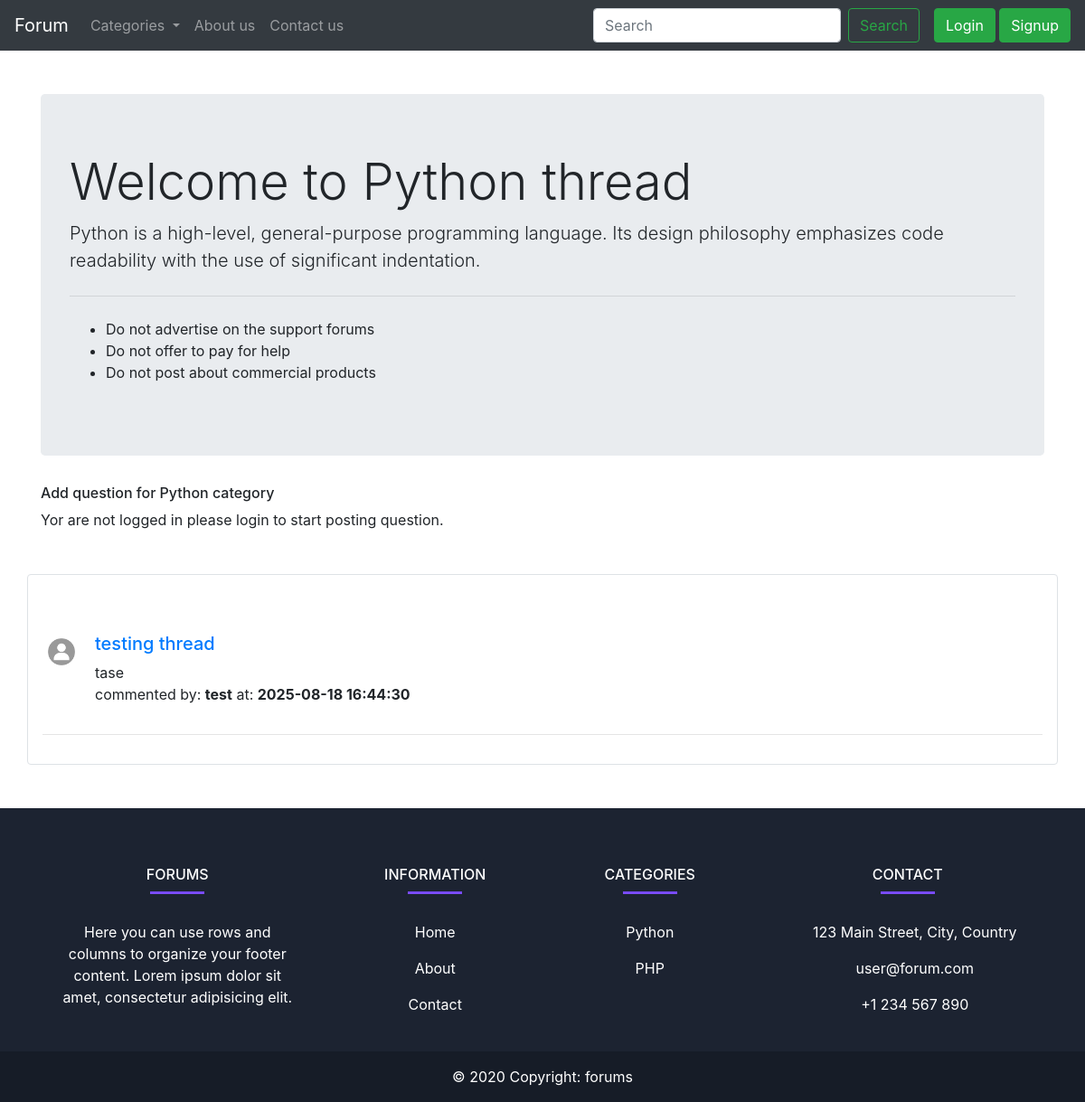
The app's page /threadlist.php?cat_id=1 with its own data.
### tables this page shows
CREATE TABLE IF NOT EXISTS `categories` (
  `categories_id` int NOT NULL AUTO_INCREMENT,
  `categories_name` varchar(255) NOT NULL,
  `categories_description` varchar(255) NOT NULL,
  `created_date` datetime NOT NULL DEFAULT CURRENT_TIMESTAMP,
  PRIMARY KEY (`categories_id`)
);

CREATE TABLE IF NOT EXISTS `questions` (
  `ques_id` int NOT NULL AUTO_INCREMENT,
  `ques_title` varchar(255) NOT NULL,
  `ques_desc` text NOT NULL,
  `ques_cat_id` int NOT NULL,
  `ques_user_id` int NOT NULL,
  `ques_cr_time` datetime NOT NULL DEFAULT CURRENT_TIMESTAMP,
  PRIMARY KEY (`ques_id`)
);

CREATE TABLE IF NOT EXISTS `users` (
  `srno` int NOT NULL AUTO_INCREMENT,
  `username` varchar(30) NOT NULL,
  `email` varchar(30) NOT NULL,
  `password` varchar(255) NOT NULL,
  `created_date` datetime NOT NULL DEFAULT CURRENT_TIMESTAMP,
  PRIMARY KEY (`srno`)
);

### threadlist.php (the view, shortened to what this page needs)
<?php
include 'partial/_db_connection.php';
$cat_id = $_GET['cat_id'];
$sql = "SELECT * FROM `categories` WHERE `categories_id` = '$cat_id'";
$result = mysqli_query($conn,$sql);
while ($rows = mysqli_fetch_assoc($result)) {
    $categories_name = $rows['categories_name'];
    $categories_desc = $rows['categories_description'];
}
?>
<!doctype html>
<html lang="en">
<head>
    <link rel="stylesheet" href="https://cdn.jsdelivr.net/npm/bootstrap@4.4.1/dist/css/bootstrap.min.css"
>
    <link rel="stylesheet" href="style.css">
</head>
<body>
    <?php
    include 'partial/_header.php' ;
    ?>
    <div class="container mt-5">
        <div class="jumbotron">
            <h1 class="display-4">Welcome to <?php echo $categories_name ?> thread</h1>
            <p class="lead"><?php echo $categories_desc ?></p>
            <hr class="my-4">
            <p><ul>
                <li>Do not advertise on the support forums</li>
                 <li>Do not offer to pay for help</li>
                  <li>Do not post about commercial products</li>
            </ul>
        </div>
    </div>
    <div class="container">
        <h6>Add question for <?php echo $categories_name ?> category</h6>
        <?php
         if(isset($_SESSION['username']) && $_SESSION['username']== true){
      echo '<form action="'.$_SERVER["PHP_SELF"].'" method="POST">
  <div class="form-group">
  <input type="hidden" value="'.$_GET['cat_id'].'" name="cat_id">
    <input type="hidden" value="'.$_SESSION['user_id'].'" name="ques_user_id">
    <label for="ques_title"></label>
    <input type="text" class="form-control" id="ques_title" aria-describedby="emailHelp" name="ques_title" placeholder="Enter question title">
    <small id="ques_title" class="form-text text-muted">Enter question title in short.</small>
  </div>
  <div class="form-group">
    <label for="ques_desc">Example textarea</label>
    <textarea class="form-control" id="ques_desc" rows="3" name="ques_desc"></textarea>
  </div>
  <button type="submit" class="btn btn-success">Submit</button>
</form>';
         }
         else {
            echo "Yor are not logged in please login to start posting question.";
         }
?>
    </div>
    <div class="container mt-5 border p-3 rounded">
    <?php
    $sql = "SELECT * FROM questions WHERE `ques_cat_id` = '$cat_id'";
    $result = mysqli_query($conn,$sql);
    while ($rows = mysqli_fetch_assoc($result)) {
        $ques_fetch_id = $rows['ques_id'];
        $ques_fetch_title = $rows['ques_title'];
        $ques_fetch_desc = $rows['ques_desc'];
        $ques_time = $rows['ques_cr_time'];
        $ques_user_id = $rows['ques_user_id'];
         $sql2 = "SELECT * FROM users WHERE `srno` = '$ques_user_id'";
       $result2 = mysqli_query($conn,$sql2);
       $rows2 = mysqli_fetch_assoc($result2);
           echo '
        <div class="media mt-5">
            <img src="images/user-profile.jpg" width="42px" class="mr-3" alt="user profile">
            <div class="media-body">
                <h5 class="mt-0"><a href="thread.php?question_id='.$ques_fetch_id.'">'.$ques_fetch_title.'</a></h5>
                '.$ques_fetch_desc.'
                  <p>commented by: <b>'.$rows2['username'] .'</b> at: <b>'.$ques_time.'</b></p>
            </div>
        </div>
         <hr>';
    }
        ?>
    </div>
    <?php include 'partial/_footer.php' ?>
</body>
</html>

### records on screen
categories: categories_name "Python", categories_description "Python is a high-level, general-purpose programming language. Its design philosophy emphasizes code readability with the use of significant indentation."
questions: ques_title "testing thread", ques_desc "tase", users.username "test", ques_cr_time "2025-08-18 16:44:30"
